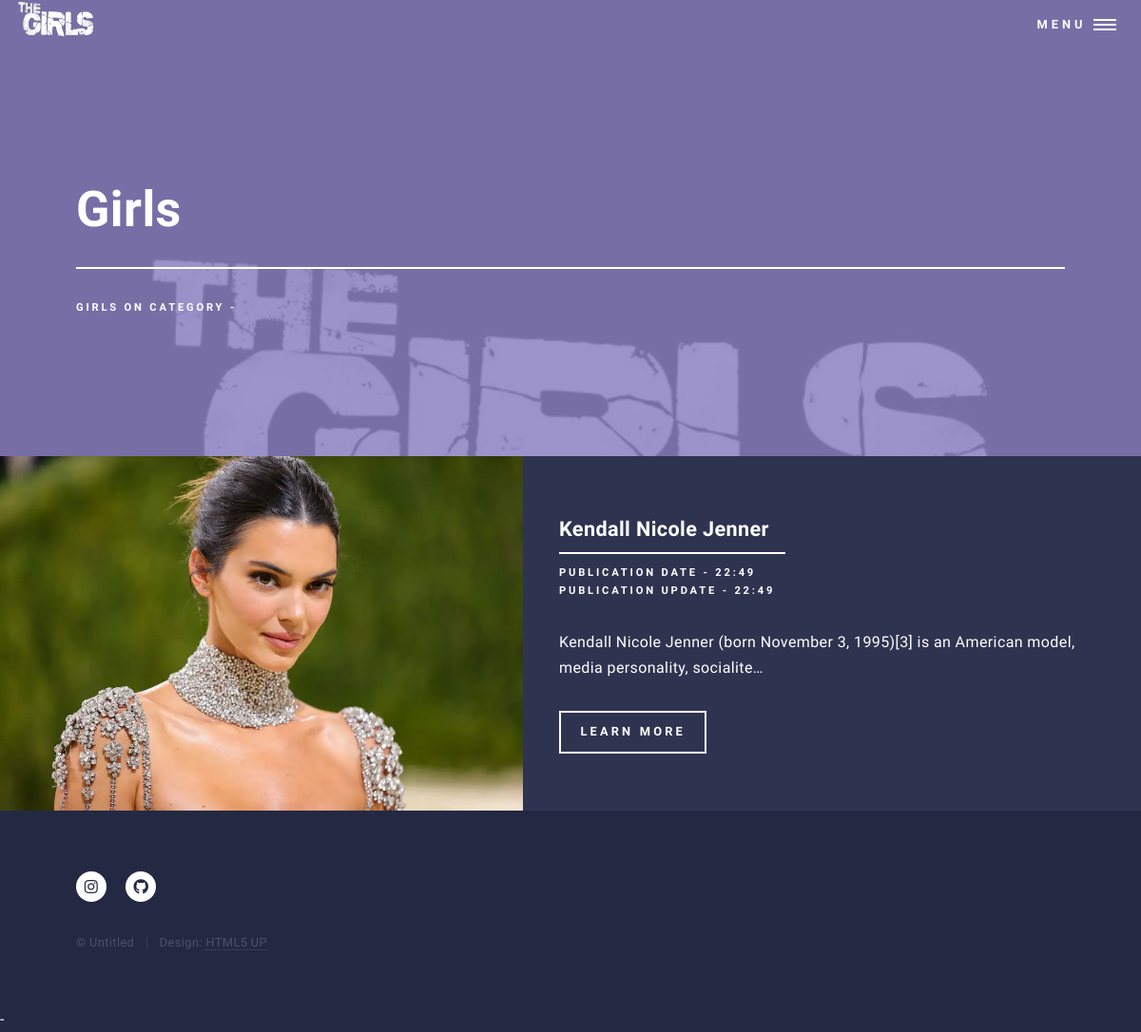
Before: /girls_filter/Model/ with the older database file.
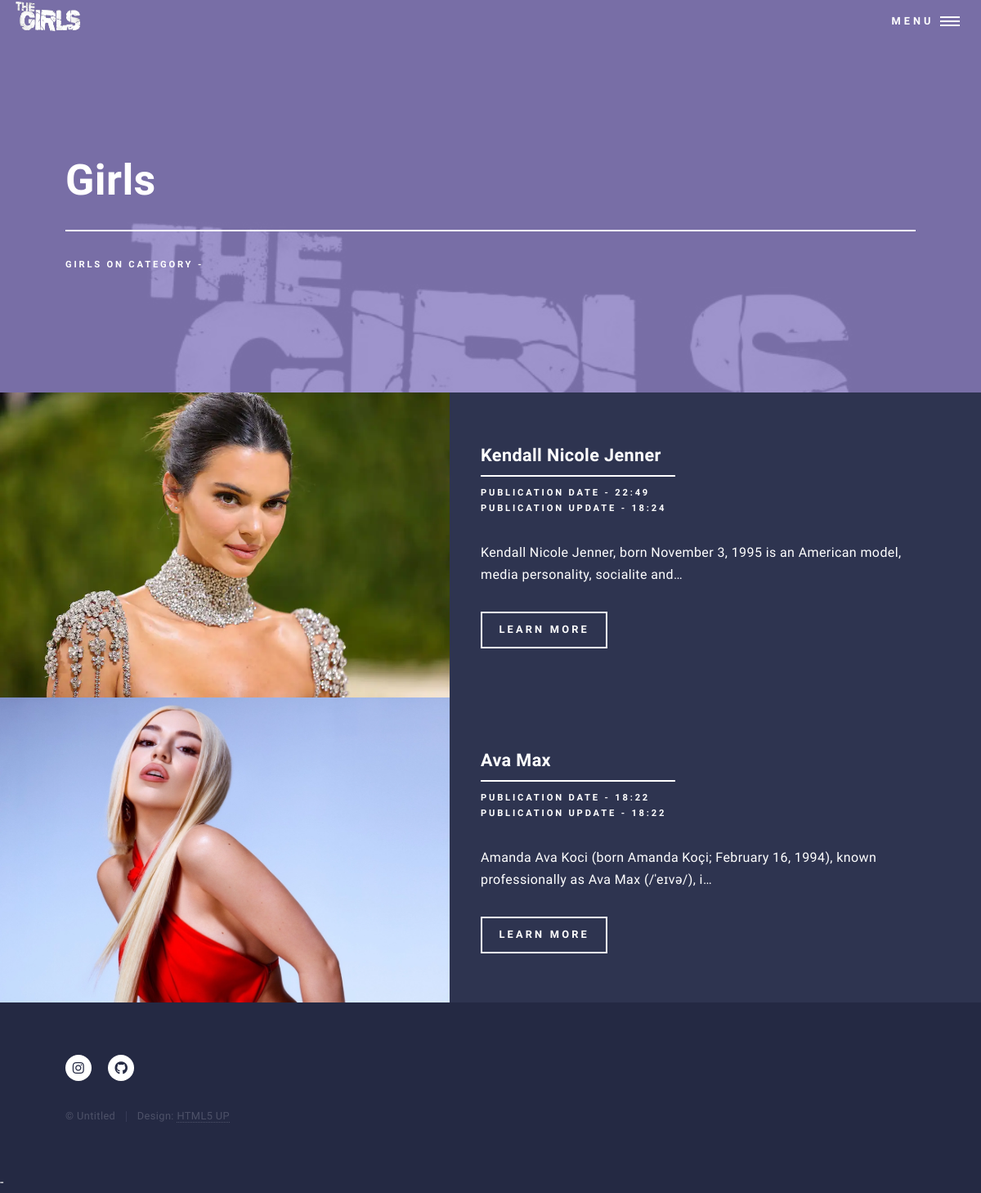
After: the same page with the newer database file.
### news/models.py (models this page shows, shortened)
class Girls(models.Model):
    name = models.CharField(max_length=50)
    biography = models.TextField(null=True, blank=True)
    image = models.ImageField("Images", upload_to="images")
    created_at = models.TimeField("Created at", auto_now_add=True)
    updated_at = models.TimeField("Updated at", auto_now=True)
    category = models.ManyToManyField(Category, related_name='category')
    class Meta:
        ordering = ('-updated_at', )
        verbose_name = 'Girl'
        verbose_name_plural = 'Girls'

### news/views.py (the view)
# urls.py: path('girls_filter/<str:title>/', girls_filter, name='girls_filter'),
def girls_filter(request, title):
    girls = Girls.objects.filter(category__title=title)
    context = {"girls": girls}
    return render(request, "girls_filter.html", context)

### news/templates/girls_filter.html (shortened to what this page needs)
{% extends 'base.html' %}
{% load static %}
{% block content %}
    <section id="banner" class="style2">
        <div class="inner">
            <header class="major">
                <h1>Girls</h1>
            </header>
            <div class="content">
                <p>Girls on category - {{ category }}</p>
            </div>
        </div>
    </section>
    <div id="main">
        {% for girl in girls %}
            <section id="two" class="spotlights">
                <section>
                    <a href="{% url 'girl_biography' girl_id=girl.id %}" class="image">
                        <img style="width: 550px; height: 373px;" src="{{ girl.image.url }}" alt="{{ girl.name }}" data-position="center center" />
                    </a>
                    <div class="content">
                        <div class="inner">
                            <header class="major">
                                <h3>{{ girl.name }}</h3>
                                <p>Publication date - {{ girl.created_at }}</p>
                                <p>Publication Update - {{ girl.updated_at }}</p>
                            </header>
                            <p>{{ girl.biography | truncatechars:100 }}</p>
                            <ul class="actions">
                                <li><a href="{% url 'girl_biography' girl_id=girl.id %}" class="button">Learn more</a></li>
                            </ul>
                        </div>
                    </div>
                </section>
            </section>
        {% endfor %}
    </div>
{% endblock %}

Changed rows visible on the page:
changed Girls "Kendall Nicole Jenner": updated_at "22:49" → "18:24"; biography "Kendall Nicole Jenner (born November 3, 1995)[3] is an American model, media personality, socialite…" → "Kendall Nicole Jenner, born November 3, 1995 is an American model, media personality, socialite and…"
added Girls: image (picture), name "Ava Max", created_at "18:22", updated_at "18:22", biography "Amanda Ava Koci (born Amanda Koçi; February 16, 1994), known professionally as Ava Max (/ˈeɪvə/), i…"
